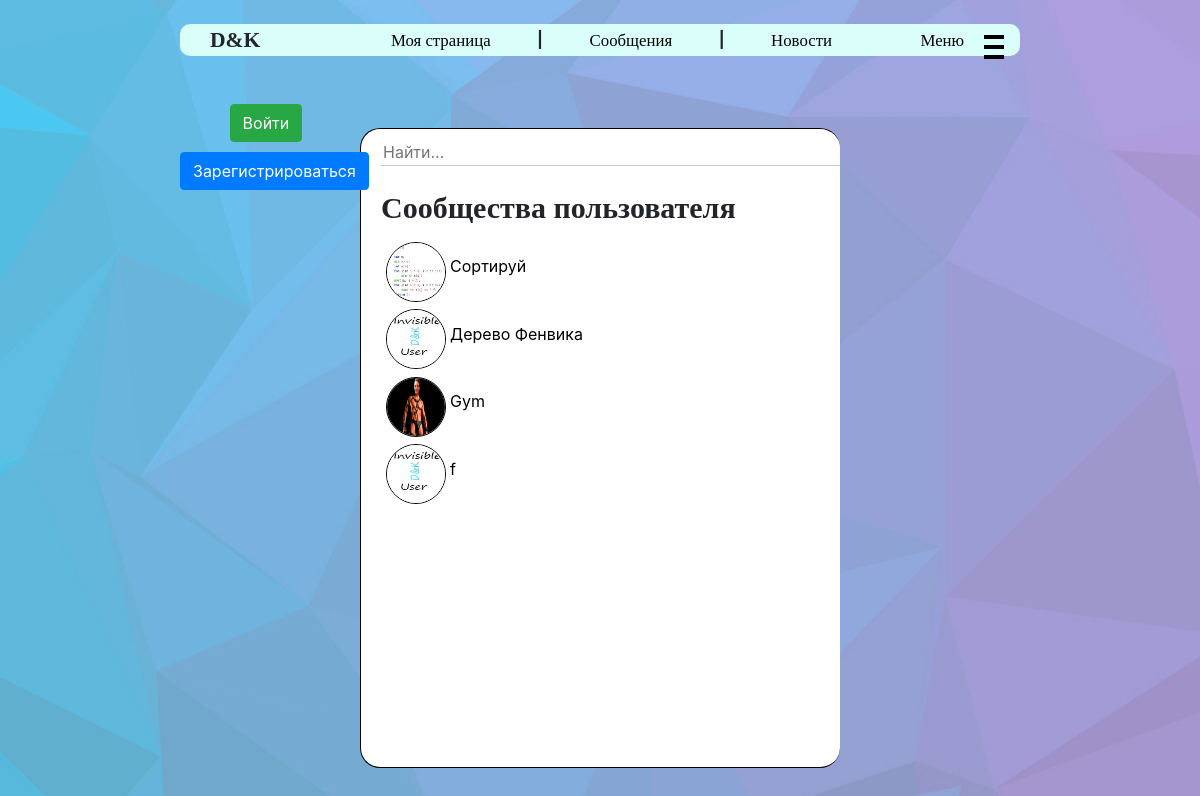
The app's page /user_groups/1/, older data.
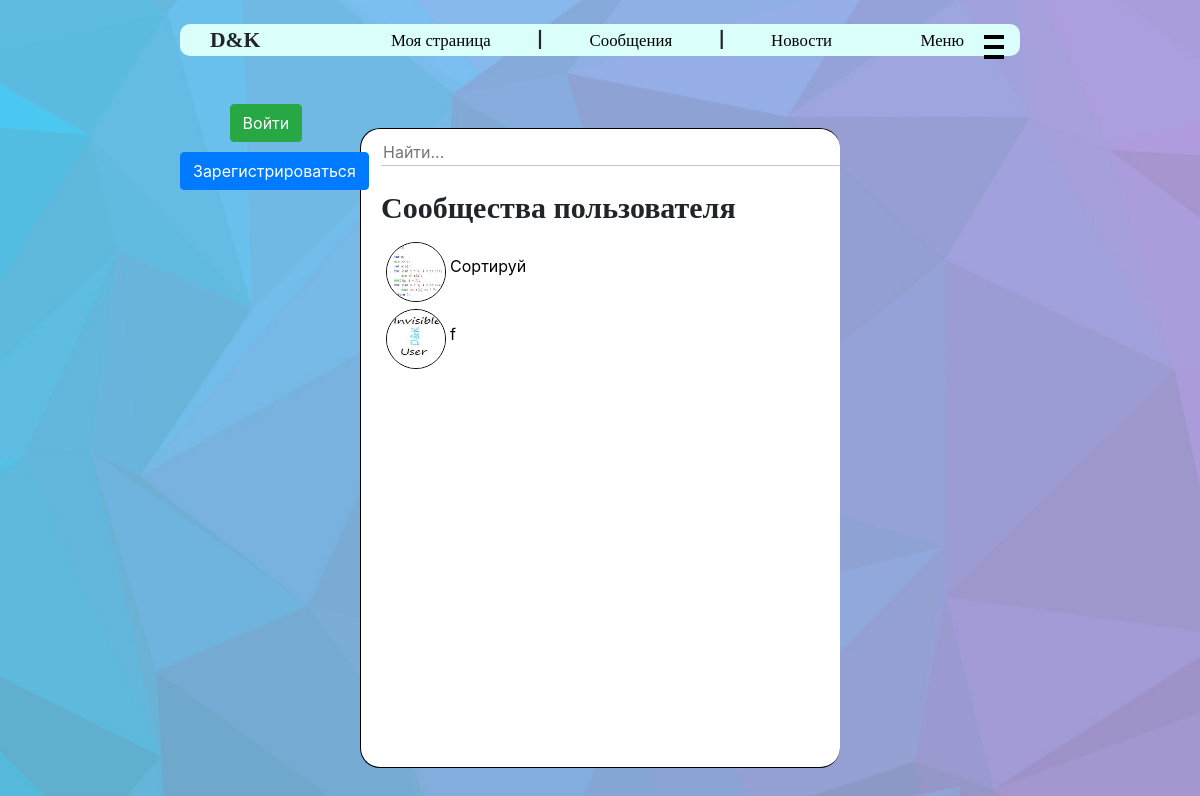
The same page, newer data.
### user_manager/models.py (models this page shows, shortened)
class Community(models.Model):
    creator = models.ForeignKey(User, related_name="communities_creator", on_delete=models.CASCADE)
    title = models.CharField(max_length=75, verbose_name="Название сообщества", null=True,
                             blank=False)
    describe = models.TextField(max_length=1000, verbose_name="Описание сообщества", null=True,
                                blank=False)
    avatar = models.FileField(null=True, blank=True, upload_to=community_avatar_directory)
    admins = models.ManyToManyField(User, related_name="communities_admin", verbose_name="Админы",
                                    null=True, blank=True)
    members = models.ManyToManyField(User, related_name="communities", verbose_name="Подписчики",
                                     null=True, blank=True)
    class Meta:
        verbose_name = 'Сообщество'
        verbose_name_plural = 'Сообщества'

### user_manager/views.py (the view)
# urls.py: path('user_groups/<int:user_id>/', views.users_groups),
def users_groups(request, user_id):
    user = User.objects.get(pk=user_id)
    req = request.GET.get('request', '').lower()
    user_communities = []
    other_comms = []
    for com in Community.objects.all():
        if req not in com.title.lower():
            continue
        if user in com.members.all() or user == com.creator:
            user_communities.append(com)
        else:
            other_comms.append(com)
    return render(request, 'user_groups.html',
                  {
                      'title': 'Сообщества',
                      'req': req,
                      'ucoms': user_communities,
                      'ocoms': other_comms,
                      'uid': user_id
                  })

### user_manager/templates/user_groups.html (shortened to what this page needs)
{% extends "main.html" %}
{% block content %}
    {% load static %}
    <link rel="stylesheet" href="{% static 'css/find_user.css' %}">
    <link rel="stylesheet" href="{% static 'css/user_groups.css' %}">
    <div class="name-input-div">
        <input placeholder="Найти..." class="group-input {{ uid }}" value="{{ req }}">
    </div>
    <br>
    {% if uid == user.id %}
        <h1>Ваши сообщества</h1>
    {% else %}
        <h1>Сообщества пользователя</h1>
    {% endif %}
    {% if ucoms %}
        {% for c in ucoms %}
            <a href="/groups/{{ c.id }}" class="author_url">
                <img src="{{ c.avatar.url }}" alt="Аватарка"
                     class="news_avatar comment-avatar">
                <span class="creator_name">{{ c.title }}</span>
            </a>
            <br>
        {% endfor %}
    {% else %}
        Ничего не найдено
    {% endif %}
    <br><br>
{% endblock %}

Row changes from the older to the newer data that the page shows:
removed Community: avatar (picture), title "Дерево Фенвика"
removed Community: avatar (picture), title "Gym"
